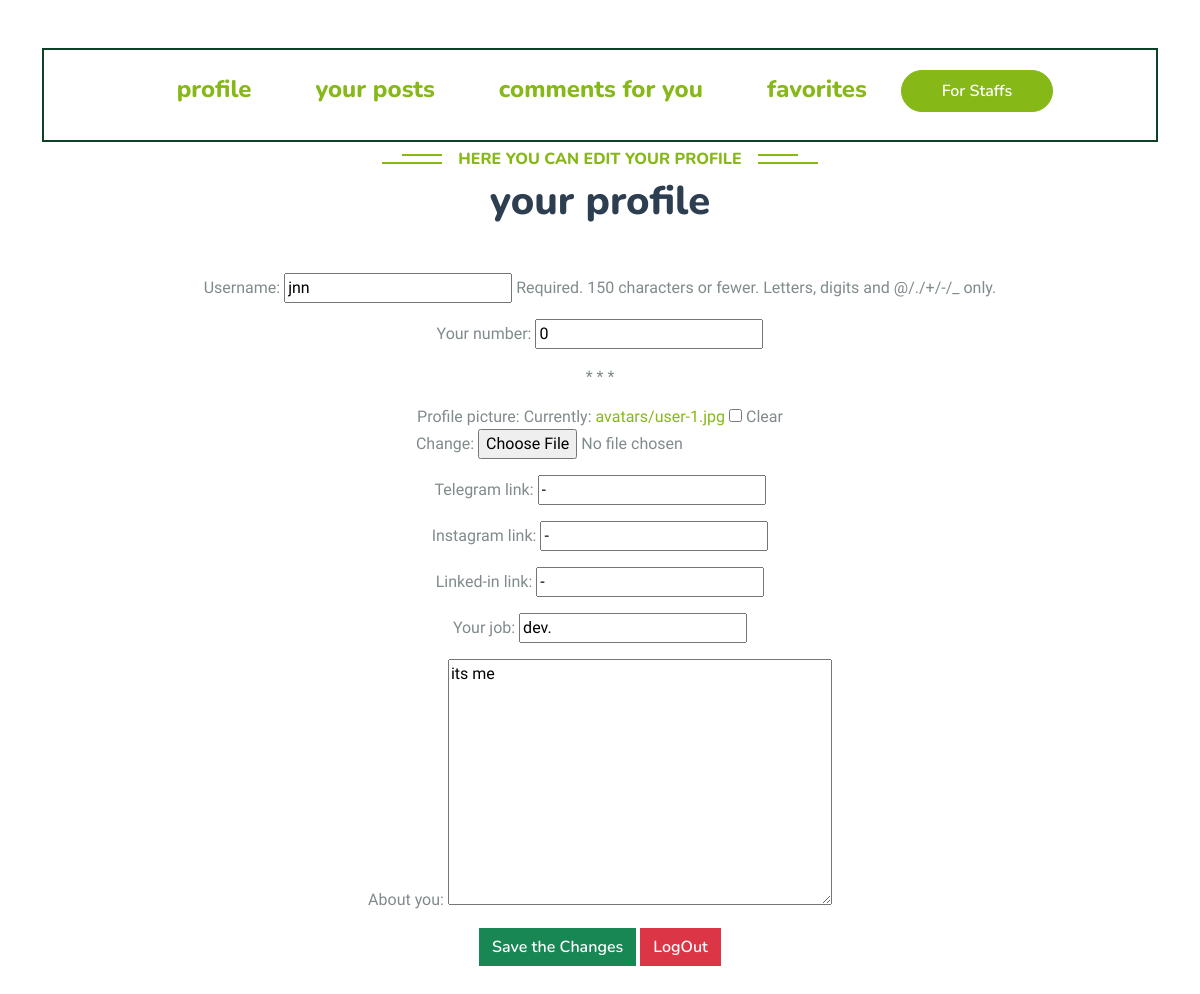
/edit-profile/ (signed in), run on the app's committed database.
### user_module/models.py (models this page shows, shortened)
class User(AbstractUser):
    phone = models.IntegerField(verbose_name='your number', null=True, blank=True)
    email_active_code = models.CharField(max_length=100)
    following = models.ManyToManyField('self', through='Contact', related_name='followers', symmetrical=False)
    class Meta:
        verbose_name = 'user'
        verbose_name_plural = 'users'

### profile_module/models.py (models this page shows, shortened)
class Profile(models.Model):
    user = models.OneToOneField(User, on_delete=models.CASCADE, related_name='user_profile', blank=False, verbose_name='user')
    avatar = models.ImageField(upload_to='avatars', verbose_name='profile picture', null=True, blank=True)
    telegram = models.CharField(max_length=50, verbose_name='telegram link', null=True, blank=True)
    instagram = models.CharField(max_length=50, verbose_name='instagram link', null=True, blank=True)
    linkedin = models.CharField(max_length=50, verbose_name='linked-in link', null=True, blank=True)
    job = models.CharField(max_length=50, verbose_name='your job', null=True, blank=True)
    about = models.TextField(verbose_name='about you', null=True, blank=True)
    activity_score = models.PositiveIntegerField(verbose_name='activity score', default=0)
    saved_articles = models.ManyToManyField(Article, related_name='saved_by')
    liked_posts = models.ManyToManyField(Post, related_name='liked_by')
    class Meta:
        verbose_name = 'profile'
        verbose_name_plural = 'profiles'

### profile_module/views.py (the view, shortened to what this page needs)
# urls.py: path('edit-profile/', views.edit_profile, name='edit-profile-page'),
@login_required()
def edit_profile(request):
    current_user: User = User.objects.get(id=request.user.id)
    current_user_profile = Profile.objects.filter(user_id=current_user.id).first()
    user_form = EditUserModelForm(instance=current_user)
    profile_form = EditProfileModelForm(instance=current_user_profile)
    return render(request, 'profile/edit-profile.html', {'profile_form': profile_form, 'user_form': user_form})

### profile_module/forms.py
class EditProfileModelForm(forms.ModelForm):
    class Meta:
        model = Profile
        fields = ['avatar', 'telegram', 'instagram', 'linkedin', 'job', 'about']

class EditUserModelForm(forms.ModelForm):
    class Meta:
        model = User
        fields = ['username', 'phone']

### profile_module/templates/profile/edit-profile.html (shortened to what this page needs)
{% extends 'base.html' %}
{% block content %}
    <div class="container-xxl py-5">
        <div class="container">
            {% include 'profile/components/profile-menu-component.html' %}
            <div class="text-center wow fadeInUp" data-wow-delay="0.1s"
                 style="visibility: visible; animation-delay: 0.1s; animation-name: fadeInUp;">
                <h6 class="section-title bg-white text-center text-primary px-3">here you can edit your profile</h6>
                <h1 class="mb-5">your profile</h1>
                <form method="post" enctype="multipart/form-data" action="{% url 'edit-profile-page' %}">
                    {{ user_form.as_p }}
                    <p>* * *</p>
                    {{ profile_form.as_p }}
                    <button href="{% url 'edit-profile-page' %}" class="btn btn-success">Save the Changes</button>
                    <a href="{% url 'logout-page' %}" class="btn btn-danger">LogOut</a>
                </form>
                <br>
            </div>
        </div>
    </div>
{% endblock %}

### static/css/style.css (style rules this page uses)
:root { --primary: #86B817; --secondary: #FE8800; --light: #F5F5F5; --dark: #14141F; }
.btn { font-family: 'Nunito', sans-serif; font-weight: 600; transition: .5s; }
.section-title { position: relative; display: inline-block; text-transform: uppercase; }
.section-title::before { position: absolute; content: ""; width: calc(100% + 80px); height: 2px; top: 4px; left: -40px; background: var(--primary); z-index: -1; }
.section-title::after { position: absolute; content: ""; width: calc(100% + 120px); height: 2px; bottom: 5px; left: -60px; background: var(--primary); z-index: -1; }

### data on the page
User: username "jnn", phone "0"
Profile: telegram "-", instagram "-", linkedin "-", job "dev.", about "its me"
